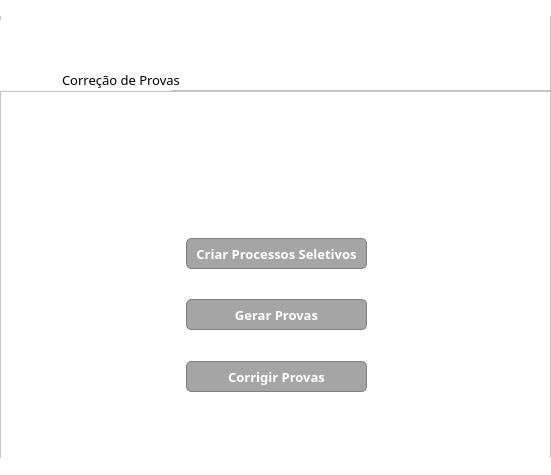
<?xml version="1.0" encoding="UTF-8"?>
<ui version="4.0">
 <class>MainWindow</class>
 <widget class="QMainWindow" name="MainWindow">
  <property name="enabled">
   <bool>true</bool>
  </property>
  <property name="geometry">
   <rect>
    <x>0</x>
    <y>0</y>
    <width>551</width>
    <height>475</height>
   </rect>
  </property>
  <property name="sizePolicy">
   <sizepolicy hsizetype="Preferred" vsizetype="Preferred">
    <horstretch>0</horstretch>
    <verstretch>0</verstretch>
   </sizepolicy>
  </property>
  <property name="minimumSize">
   <size>
    <width>551</width>
    <height>475</height>
   </size>
  </property>
  <property name="maximumSize">
   <size>
    <width>551</width>
    <height>475</height>
   </size>
  </property>
  <property name="sizeIncrement">
   <size>
    <width>551</width>
    <height>454</height>
   </size>
  </property>
  <property name="windowTitle">
   <string>MainWindow</string>
  </property>
  <property name="styleSheet">
   <string notr="true">background-color: rgb(238, 238, 238);</string>
  </property>
  <widget class="QWidget" name="centralwidget">
   <widget class="QFrame" name="frame_menu">
    <property name="geometry">
     <rect>
      <x>0</x>
      <y>91</y>
      <width>551</width>
      <height>391</height>
     </rect>
    </property>
    <property name="styleSheet">
     <string notr="true">background-color: rgb(255, 255, 255);</string>
    </property>
    <property name="frameShape">
     <enum>QFrame::StyledPanel</enum>
    </property>
    <property name="frameShadow">
     <enum>QFrame::Raised</enum>
    </property>
    <widget class="QLabel" name="label_logotestquest">
     <property name="geometry">
      <rect>
       <x>116</x>
       <y>34</y>
       <width>321</width>
       <height>81</height>
      </rect>
     </property>
     <property name="text">
      <string/>
     </property>
     <property name="pixmap">
      <pixmap resource="Bosch-Supergraphic.qrc">:/newPrefix/logo.png</pixmap>
     </property>
     <property name="scaledContents">
      <bool>true</bool>
     </property>
    </widget>
    <widget class="QPushButton" name="botao_criar_processos">
     <property name="geometry">
      <rect>
       <x>186</x>
       <y>147</y>
       <width>181</width>
       <height>31</height>
      </rect>
     </property>
     <property name="font">
      <font>
       <family>Bosch Sans</family>
       <pointsize>10</pointsize>
       <weight>75</weight>
       <bold>true</bold>
      </font>
     </property>
     <property name="styleSheet">
      <string notr="true">
background-color: rgb(165, 165, 165);
color: rgb(255, 255, 255);
border: 1px solid Grey;
border-radius: 5px;</string>
     </property>
     <property name="text">
      <string>Criar Processos Seletivos</string>
     </property>
    </widget>
    <widget class="QPushButton" name="botao_gerarprovas">
     <property name="geometry">
      <rect>
       <x>186</x>
       <y>208</y>
       <width>181</width>
       <height>31</height>
      </rect>
     </property>
     <property name="font">
      <font>
       <family>Bosch Sans</family>
       <pointsize>10</pointsize>
       <weight>75</weight>
       <bold>true</bold>
      </font>
     </property>
     <property name="styleSheet">
      <string notr="true">background-color: rgb(165, 165, 165);
color: rgb(255, 255, 255);
border: 1px solid Grey;
border-radius: 5px;</string>
     </property>
     <property name="text">
      <string>Gerar Provas</string>
     </property>
    </widget>
    <widget class="QPushButton" name="botao_CorrigirProvas">
     <property name="geometry">
      <rect>
       <x>186</x>
       <y>270</y>
       <width>181</width>
       <height>31</height>
      </rect>
     </property>
     <property name="font">
      <font>
       <family>Bosch Sans</family>
       <pointsize>10</pointsize>
       <weight>75</weight>
       <bold>true</bold>
      </font>
     </property>
     <property name="styleSheet">
      <string notr="true">background-color: rgb(165, 165, 165);
color: rgb(255, 255, 255);
border: 1px solid Grey;
border-radius: 5px;</string>
     </property>
     <property name="text">
      <string>Corrigir Provas</string>
     </property>
    </widget>
    <widget class="QLabel" name="label">
     <property name="geometry">
      <rect>
       <x>0</x>
       <y>367</y>
       <width>551</width>
       <height>20</height>
      </rect>
     </property>
     <property name="text">
      <string/>
     </property>
     <property name="pixmap">
      <pixmap>Bosch-Supergraphic.svg</pixmap>
     </property>
     <property name="scaledContents">
      <bool>true</bool>
     </property>
    </widget>
   </widget>
   <widget class="QFrame" name="frame_menu_2">
    <property name="geometry">
     <rect>
      <x>0</x>
      <y>0</y>
      <width>551</width>
      <height>91</height>
     </rect>
    </property>
    <property name="styleSheet">
     <string notr="true">background-color: rgb(255, 255, 255);</string>
    </property>
    <property name="frameShape">
     <enum>QFrame::StyledPanel</enum>
    </property>
    <property name="frameShadow">
     <enum>QFrame::Raised</enum>
    </property>
    <widget class="QLabel" name="label_barrabosch">
     <property name="geometry">
      <rect>
       <x>0</x>
       <y>0</y>
       <width>821</width>
       <height>16</height>
      </rect>
     </property>
     <property name="text">
      <string/>
     </property>
     <property name="pixmap">
      <pixmap>Bosch-Supergraphic.svg</pixmap>
     </property>
     <property name="scaledContents">
      <bool>true</bool>
     </property>
    </widget>
    <widget class="QLabel" name="label_logobosch">
     <property name="geometry">
      <rect>
       <x>0</x>
       <y>20</y>
       <width>171</width>
       <height>71</height>
      </rect>
     </property>
     <property name="text">
      <string/>
     </property>
     <property name="pixmap">
      <pixmap resource="Bosch-Supergraphic.qrc">:/newPrefix/Bosch_symbol_logo_black_red.png</pixmap>
     </property>
     <property name="scaledContents">
      <bool>true</bool>
     </property>
    </widget>
    <widget class="QLabel" name="label_escritacorrecao">
     <property name="geometry">
      <rect>
       <x>62</x>
       <y>70</y>
       <width>121</width>
       <height>20</height>
      </rect>
     </property>
     <property name="font">
      <font>
       <family>Bosch Sans</family>
       <pointsize>10</pointsize>
      </font>
     </property>
     <property name="text">
      <string>Correção de Provas</string>
     </property>
    </widget>
   </widget>
  </widget>
 </widget>
 <resources>
  <include location="Bosch-Supergraphic.qrc"/>
 </resources>
 <connections/>
</ui>
